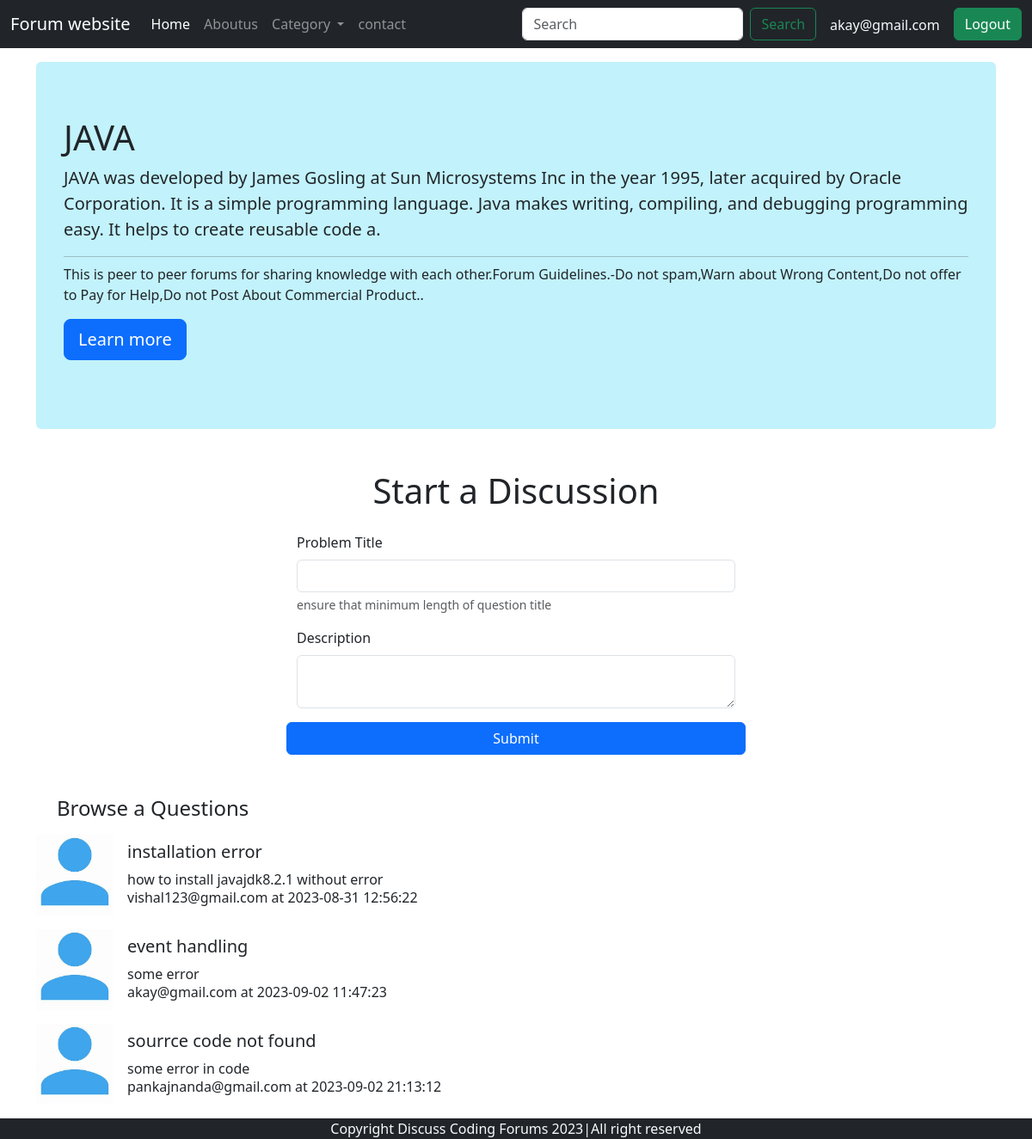
Screenshot of /forum/threadlist.php?catid=3 (signed in) with the database file from the repository.
### tables this page shows
CREATE TABLE `category` (
  `category_id` int(8) NOT NULL,
  `category_name` varchar(255) NOT NULL,
  `category_description` varchar(255) NOT NULL,
  `created_time` datetime NOT NULL DEFAULT current_timestamp()
);

CREATE TABLE `threads` (
  `thread_id` int(20) NOT NULL,
  `thread_title` varchar(255) NOT NULL,
  `thread_description` varchar(255) NOT NULL,
  `thread_category_id` int(20) NOT NULL,
  `thread_user_id` int(20) NOT NULL,
  `threadtimestamp` datetime NOT NULL DEFAULT current_timestamp()
);

CREATE TABLE `users` (
  `user_id` int(20) NOT NULL,
  `user_email` varchar(255) NOT NULL,
  `user_password` varchar(255) NOT NULL,
  `user_time` datetime NOT NULL DEFAULT current_timestamp()
);

### forum/threadlist.php (the view, shortened to what this page needs)
<!doctype html>
<html lang="en">
  <head>
    <link rel="stylesheet" href="https://cdn.jsdelivr.net/npm/bootstrap@4.0.0/dist/css/bootstrap.min.css">
    <link href="https://cdn.jsdelivr.net/npm/bootstrap@5.3.1/dist/css/bootstrap.min.css" rel="stylesheet">
  </head>
  <body>
  <?php require 'dbms.php'; ?>
    <?php require 'navbar.php'; ?>
    <?php
    $id=$_GET['catid'];
    $sql="SELECT * FROM `category` WHERE `category_id`= $id";
    $res=mysqli_query($conn,$sql);
    while($row=mysqli_fetch_assoc($res))
      {
        $catname=$row['category_name'];
        $catdesc=$row['category_description'];
      }
    ?>
<div class="container my-3">
<div class=" bg-info text-dark bg-opacity-25 rounded jumbotron">
  <h1 class="display-6"><?php echo"$catname"?></h1>
  <p class="lead"><?php echo"$catdesc"?></p>
  <hr class="my-2">
  <p>This is peer to peer forums for sharing knowledge with each other.Forum Guidelines.-Do not spam,Warn about Wrong Content,Do not offer to Pay for Help,Do not Post About Commercial Product..</p>
  <p class="lead">
    <a class="btn btn-primary btn-lg" href="#" role="button">Learn more</a>
  </p>
</div>
</div>
<?php
if(isset($_SESSION['loggedin'])&& $_SESSION['loggedin']==true)
{
echo'<div class="container mb-5 ">
  <h1 class="py-3 text-center">Start a Discussion</h1>
  <form action="', $_SERVER["REQUEST_URI"],'" method="POST">
      <div class="container row mx-auto col-10 col-md-8 col-lg-6">
  <div class="mb-3">
    <label for="questiontitle" class="form-label">Problem Title</label>
    <input type="text" name="question" class="form-control" id="email" aria-describedby="emailHelp">
    <div id="emailHelp" class="form-text">ensure that minimum length of question title</div>
  </div>
  <div class="mb-3">
    <label for="exampleInputPassword1" class="form-label">Description</label>
    <textarea name="description"  row="4" cols="50" class="form-control" id="textarea"> </textarea>
    <input type="hidden" name="user_id" value="',$_SESSION['user_id'],'">
  </div>
  <button type="submit" class="btn btn-primary">Submit</button>
      </div>
</form>
    </div>';
}
?>
  <div class="container mb-3 ">
    <h4 class="ml-4">Browse a Questions</h4>
</div>
  <?php
    $id=$_GET['catid'];
    $sql="SELECT * FROM `threads` WHERE `thread_category_id`= $id";
    $res=mysqli_query($conn,$sql);
    while($row=mysqli_fetch_assoc($res))
      {
        $threadid=$row['thread_id'];
        $threadtitle=$row['thread_title'];
        $threaddesc=$row['thread_description'];
        $threadtime=$row['threadtimestamp'];
        $threaduserid=$row['thread_user_id'];
        $sql2="SELECT * FROM `users` where `user_id`='$threaduserid'";
        $res2=mysqli_query($conn,$sql2);
        $row2=mysqli_fetch_assoc($res2);
       echo'<div class=" container mb-3">
       <div class="media">
  <img class="mr-3" src="../img/user.jfif"  width="90px" alt="Generic placeholder image">
  <div class="media-body">
    <h5 class="mt-2"> <a class=" text-decoration-none text-dark " href="thread.php?threadid=',$threadid,'">',$threadtitle,' </a></h5>',$threaddesc,'<br><h5 class="fs-6">',$row2['user_email'],'&nbspat ',$threadtime,
    '<h5>
  </div>
</div>
</div>';
      }
    ?>
<?php require 'footer.php'; ?>
  </body>
</html>

### rows the page displays
category: category_name "JAVA", category_description "JAVA was developed by James Gosling at Sun Microsystems Inc in the year 1995, later acquired by Oracle Corporation. It is a simple programming language. Java makes writing, compiling, and debugging programming easy. It helps to create reusable code a."
threads: thread_title "installation error", thread_description "how to install javajdk8.2.1 without error", users.user_email "vishal123@gmail.com", threadtimestamp "2023-08-31 12:56:22"
threads: thread_title "event handling", thread_description "some error", users.user_email "akay@gmail.com", threadtimestamp "2023-09-02 11:47:23"
threads: thread_title "sourrce code not found", thread_description "some error in code", users.user_email "pankajnanda@gmail.com", threadtimestamp "2023-09-02 21:13:12"

### other values shown
$_SESSION['loginemail'] "akay@gmail.com"
